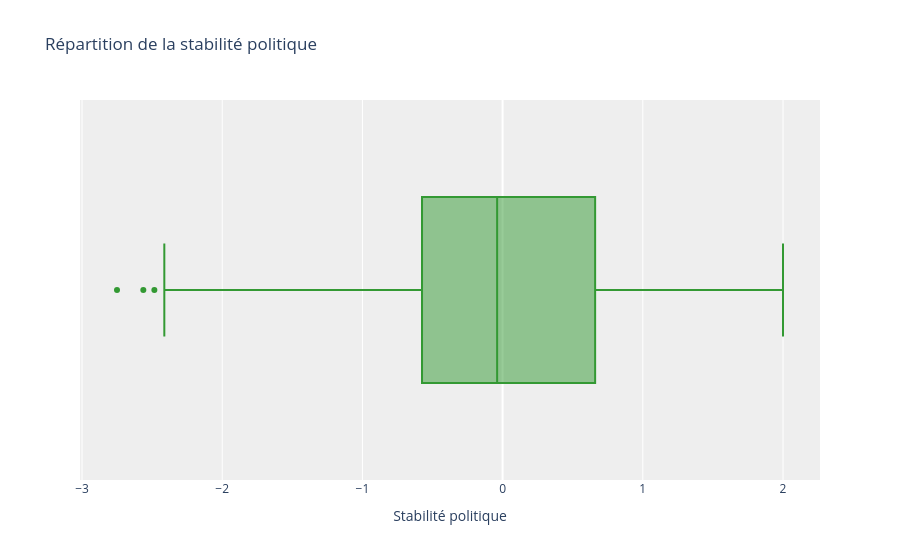

This figure's notebook cell:
### Markdown cell above
<div style="border: 1px solid RGB(102, 204, 102);" >
<h3 style="margin: auto; padding: 20px; color: RGB(102, 204, 102); ">6.3 - Stabilité politique</h3>
</div>

### Code cell
# Graphique en boxplot pour la colonne "Stabilité politique"
fig = px.box(data_frame = df_merge, x="Stabilité politique", title="Répartition de la stabilité politique")
fig.update_traces(marker_color='#339933')
fig.update_layout(
    plot_bgcolor='#eeeeee'
)

px.log_x = True
fig.show()

### Figure 1 — Plotly figure (JSON) as saved in the notebook; plotly's stock layout.template omitted (floating-point values rounded to 4 significant figures; data arrays with more than 128 entries replaced by an {"elided": "..."} marker saying what was removed)
{"data": [{"alignmentgroup": "True", "hovertemplate": "Stabilité politique=%{x}<extra></extra>", "legendgroup": "", "marker": {"color": "#339933"}, "name": "", "notched": false, "offsetgroup": "", "orientation": "h", "showlegend": false, "type": "box", "x": {"elided": "159 float values"}, "x0": " ", "xaxis": "x", "y0": " ", "yaxis": "y"}], "layout": {"boxmode": "group", "legend": {"tracegroupgap": 0}, "plot_bgcolor": "#eeeeee", "title": {"text": "Répartition de la stabilité politique"}, "xaxis": {"anchor": "y", "domain": [0, 1], "title": {"text": "Stabilité politique"}}, "yaxis": {"anchor": "x", "domain": [0, 1]}}}
